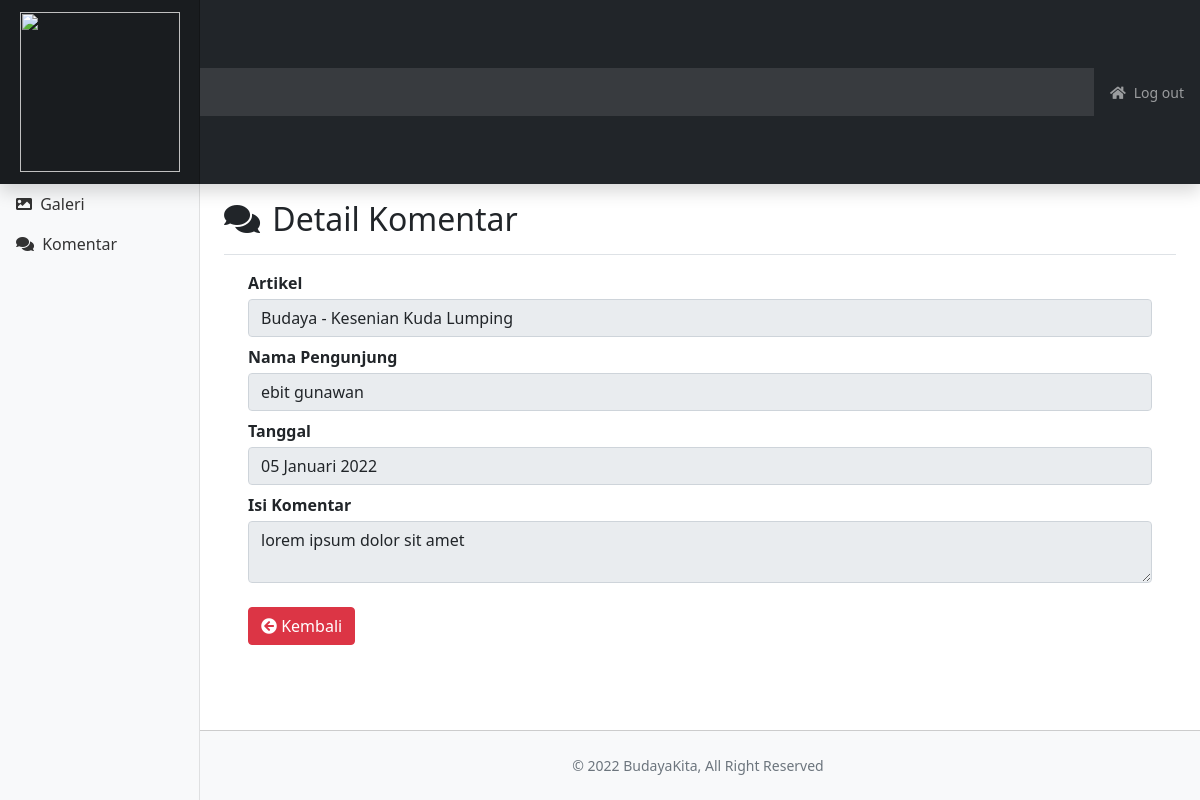
The page /admin/detail_komentar.php?id=17 (signed in) on the database its author committed.
### tables this page shows
CREATE TABLE `komentar` (
  `id_komentar` int(11) NOT NULL,
  `id_artikel` int(11) NOT NULL,
  `nama` varchar(225) NOT NULL,
  `tanggal_komentar` date NOT NULL,
  `komentar` text NOT NULL
);

CREATE TABLE `artikel` (
  `id_artikel` int(11) NOT NULL,
  `kategori` varchar(225) NOT NULL,
  `judul` varchar(225) NOT NULL,
  `asal` varchar(225) NOT NULL,
  `gambar` varchar(225) NOT NULL,
  `preview` text NOT NULL,
  `isi` text NOT NULL,
  `tanggal` date NOT NULL,
  `penulis` varchar(225) NOT NULL,
  `jadwal` varchar(255) NOT NULL,
  `link` text NOT NULL,
  `rating` int(11) NOT NULL
);

### admin/detail_komentar.php (the view, shortened to what this page needs)
<?php
include '../koneksi.php';
?>
<html lang="en">
<head>
  <link rel="stylesheet" href="../assets/fontawesome-free-5.15.4-web/css/all.min.css">
  <link rel="stylesheet" href="../assets/css/bootstrap.min.css">
  <link href="../assets/css/dashboard.css" rel="stylesheet">
</head>
<body>
  <header class="navbar navbar-dark sticky-top bg-dark flex-md-nowrap p-0 shadow">
    <a class="navbar-brand col-md-3 col-lg-2 me-0 px-3 text-center ml-0" href="#"><img src="../assets/images/logobudayakita.png" width="160"></a>
    <input class="form-control form-control-dark" style="background-color: rgba(255, 255, 255, .1);" readonly>
    <div class="navbar-nav">
      <div class="nav-item text-nowrap">
        <a class="nav-link px-3" href="logout.php"><i class="fas fa-home me-2"></i>Log out</a>
      </div>
    </div>
  </header>
  <div class="container-fluid">
    <div class="row">
      <?php
      include 'layout/sidebar.php';
      ?>
      <main class="col-md-9 ms-sm-auto col-lg-10 px-md-4">
        <div class="d-flex justify-content-between flex-wrap flex-md-nowrap align-items-center pt-3 pb-2 mb-3 border-bottom">
          <h2 class="h2"><i class="fas fa-comments me-1"></i> Detail Komentar</h2>
        </div>
        <div class="container mb-5">
          <form action="" method="POST">
            <?php
            $id = $_GET['id'];
            $cari = mysqli_query($koneksi, "SELECT * FROM komentar, artikel WHERE komentar.id_artikel = artikel.id_artikel AND komentar.id_komentar = '$id'");
            $data = mysqli_fetch_assoc($cari);
            $tgl = date_create($data['tanggal_komentar']);
            $format_tgl = date_format($tgl, 'd');
            $format_thn = date_format($tgl, 'Y');
            if (date_format($tgl, 'F') == 'January') {
              $format_bln = 'Januari';
            } else if (date_format($tgl, 'F') == 'February') {
              $format_bln = 'Februari';
            } else if (date_format($tgl, 'F') == 'March') {
              $format_bln = 'Maret';
            } else if (date_format($tgl, 'F') == 'April') {
              $format_bln = 'April';
            } else if (date_format($tgl, 'F') == 'May') {
              $format_bln = 'Mei';
            } else if (date_format($tgl, 'F') == 'June') {
              $format_bln = 'Juni';
            } else if (date_format($tgl, 'F') == 'July') {
              $format_bln = 'Juli';
            } else if (date_format($tgl, 'F') == 'August') {
              $format_bln = 'Agustus';
            } else if (date_format($tgl, 'F') == 'September') {
              $format_bln = 'September';
            } else if (date_format($tgl, 'F') == 'October') {
              $format_bln = 'Oktober';
            } else if (date_format($tgl, 'F') == 'November') {
              $format_bln = 'November';
            } else if (date_format($tgl, 'F') == 'December') {
              $format_bln = 'Desember';
            } else {
              $format_bln = 'Tidak Ada';
            }
            ?>
            <div class="form-group">
              <label for="artikel">Artikel</label>
              <input type="text" class="form-control mt-1" name="artikel" id="artikel" value="<?= $data['kategori'] . " - " . $data['judul'] ?>" readonly>
            </div>
            <div class="form-group mt-2">
              <label for="nama">Nama Pengunjung</label>
              <input type="text" class="form-control mt-1" name="nama" id="nama" value="<?= $data['nama'] ?>" readonly>
            </div>
            <div class="form-group mt-2">
              <label for="tanggal">Tanggal</label>
              <input type="text" class="form-control mt-1" name="tanggal" id="tanggal" value="<?= $format_tgl . " " . $format_bln . " " . $format_thn ?>" readonly>
            </div>
            <div class="form-group mt-2">
              <label for="komentar">Isi Komentar</label>
              <textarea name="komentar" id="komentar" class="form-control mt-1" readonly><?= $data['komentar'] ?></textarea>
            </div>
            <a href="komentar.php" class="btn btn-danger mt-4 mb-5"><i class="fas fa-arrow-circle-left"></i> Kembali</a>
          </form>
        </div>
      </main>
      <?php
      include 'layout/footer.php';
      ?>
    </div>
  </div>
</body>
</html>

### assets/css/dashboard.css (style rules this page uses)
body { font-size: .875rem; }
.navbar-brand { padding-top: .75rem; padding-bottom: .75rem; font-size: 1rem; background-color: rgba(0, 0, 0, .25); box-shadow: inset -1px 0 0 rgba(0, 0, 0, .25); }
.navbar .form-control { padding: .75rem 1rem; border-width: 0; border-radius: 0; }
.form-control-dark { color: #fff; background-color: rgba(255, 255, 255, .1); border-color: rgba(255, 255, 255, .1); }

### admin/detail_komentar.php (style rules this page uses)
div.form-group label { font-size: 16px; font-weight: bold; }

### rows shown on the page
komentar: artikel "Budaya - Kesenian Kuda Lumping", nama "ebit gunawan", tanggal "05 Januari 2022", komentar "lorem ipsum dolor sit amet"
